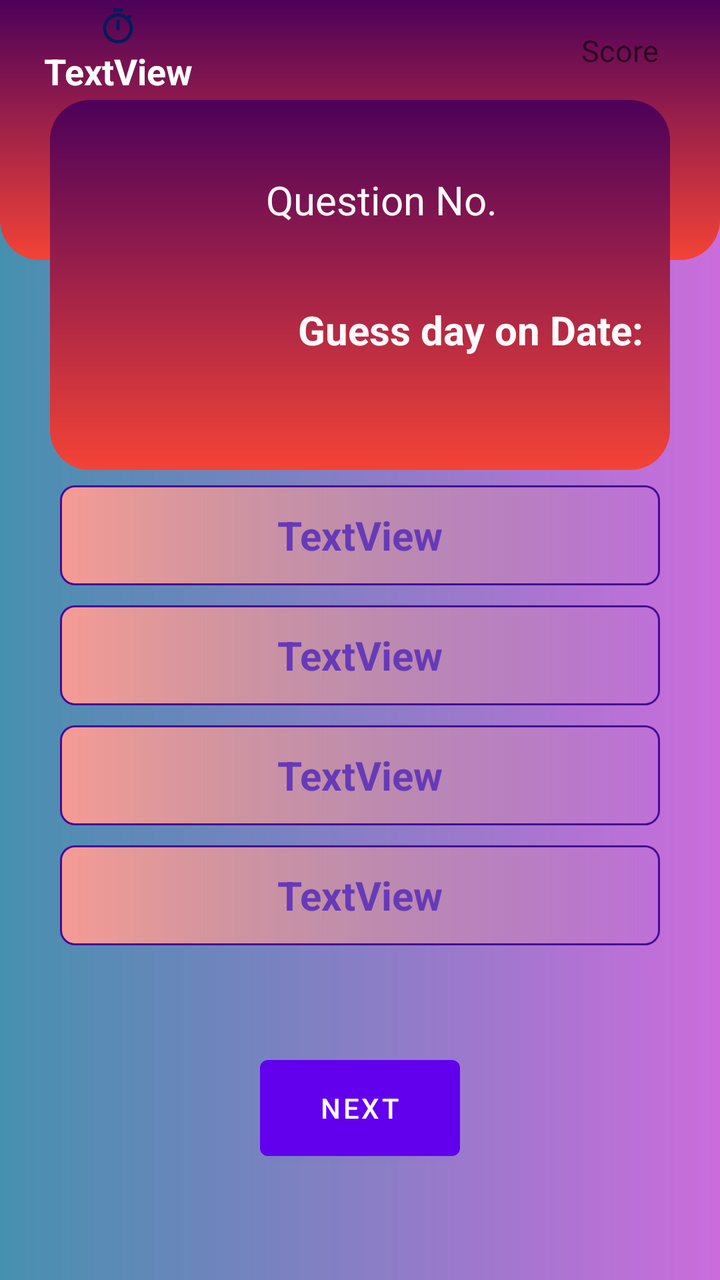
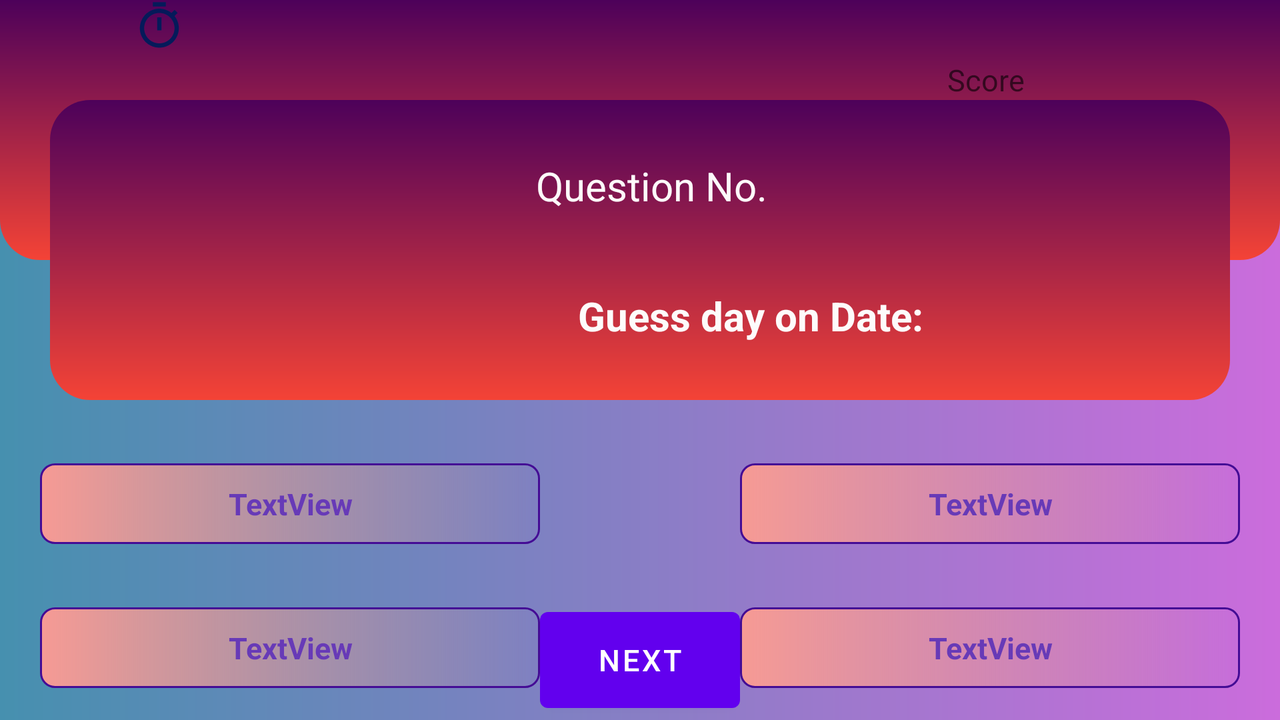

The same Android screen from two of the app's own layout files: first res/layout/ as a phone draws it, then the repository's variant for another configuration, drawn on a device whose configuration selects that folder. Both files follow.
<!-- AndroidManifest.xml: application theme Theme.Quiz_Time2 -->
<!-- res/layout/activity_quiz.xml -->
<?xml version="1.0" encoding="utf-8"?>
<androidx.constraintlayout.widget.ConstraintLayout xmlns:android="http://schemas.android.com/apk/res/android"
    xmlns:app="http://schemas.android.com/apk/res-auto"
    xmlns:tools="http://schemas.android.com/tools"
    android:layout_width="match_parent"
    android:layout_height="match_parent"
    android:background="@drawable/background53"
    tools:context=".QuizActivity">

    <TextView
        android:id="@+id/textView"
        android:layout_width="match_parent"
        android:layout_height="130dp"
        android:background="@drawable/background_bottom"
        android:text=" "
        app:layout_constraintEnd_toEndOf="parent"
        app:layout_constraintStart_toStartOf="parent"
        app:layout_constraintTop_toTopOf="parent" />

    <ImageView
        android:id="@+id/imageView"
        android:layout_width="match_parent"
        android:layout_height="185dp"
        android:layout_marginStart="25dp"
        android:layout_marginLeft="25dp"
        android:layout_marginTop="50dp"
        android:layout_marginEnd="25dp"
        android:layout_marginRight="25dp"
        app:layout_constraintEnd_toEndOf="parent"
        app:layout_constraintHorizontal_bias="0.0"
        app:layout_constraintStart_toStartOf="parent"
        app:layout_constraintTop_toTopOf="parent"
        app:srcCompat="@drawable/background52" />

    <ImageView
        android:id="@+id/imageView2"
        android:layout_width="100dp"
        android:layout_height="130dp"
        android:layout_marginEnd="230dp"
        android:layout_marginRight="230dp"
        android:layout_marginBottom="5dp"
        app:layout_constraintBottom_toBottomOf="@+id/imageView"
        app:layout_constraintEnd_toEndOf="@+id/imageView"
        app:layout_constraintHorizontal_bias="0.483"
        app:layout_constraintStart_toStartOf="@+id/imageView"
        app:layout_constraintTop_toTopOf="@+id/imageView"
        app:layout_constraintVertical_bias="0.6"
        app:srcCompat="@drawable/quiz1" />

    <TextView
        android:id="@+id/question_num"
        android:layout_width="150dp"
        android:layout_height="40dp"
        android:gravity="center"
        android:hint="Question No."
        android:textColor="#FBFAFA"
        android:textColorHint="#FDFAFA"
        android:textSize="20dp"
        app:layout_constraintBottom_toBottomOf="@+id/imageView"
        app:layout_constraintEnd_toEndOf="@+id/imageView"
        app:layout_constraintHorizontal_bias="0.0"
        app:layout_constraintStart_toEndOf="@+id/imageView2"
        app:layout_constraintTop_toTopOf="@+id/imageView"
        app:layout_constraintVertical_bias="0.208" />

    <TextView
        android:id="@+id/Question"
        android:layout_width="match_parent"
        android:layout_height="90dp"
        android:layout_marginStart="140dp"
        android:layout_marginLeft="140dp"
        android:layout_marginEnd="30dp"
        android:layout_marginRight="30dp"
        android:gravity="center"
        android:hint="Guess day on Date:"
        android:textColor="#F8F4F4"
        android:textColorHint="#FDFBFB"
        android:textSize="20dp"
        android:textStyle="bold"
        app:layout_constraintBottom_toBottomOf="@+id/imageView"
        app:layout_constraintEnd_toEndOf="@+id/imageView"
        app:layout_constraintHorizontal_bias="0.843"
        app:layout_constraintStart_toEndOf="@+id/imageView2"
        app:layout_constraintTop_toBottomOf="@+id/question_num"
        app:layout_constraintVertical_bias="0.0" />

    <LinearLayout
        android:id="@+id/linearLayout"
        android:layout_width="match_parent"
        android:layout_height="wrap_content"
        android:layout_marginStart="30dp"
        android:layout_marginLeft="30dp"
        android:layout_marginTop="60dp"
        android:layout_marginEnd="30dp"
        android:layout_marginRight="30dp"
        android:layout_marginBottom="230dp"
        android:orientation="vertical"
        app:layout_constraintBottom_toBottomOf="parent"
        app:layout_constraintEnd_toEndOf="parent"
        app:layout_constraintStart_toStartOf="parent"
        app:layout_constraintTop_toBottomOf="@+id/imageView">

        <TextView
            android:id="@+id/optionA"
            android:layout_width="match_parent"
            android:layout_height="50dp"
            android:layout_marginTop="10dp"
            android:background="@drawable/option_unselected"
            android:gravity="center"
            android:padding="10dp"
            android:text="TextView"
            android:textColor="#673AB7"
            android:textSize="20dp"
            android:textStyle="bold" />

        <TextView
            android:id="@+id/optionB"
            android:layout_width="match_parent"
            android:layout_height="50dp"
            android:layout_marginTop="10dp"
            android:background="@drawable/option_unselected"
            android:gravity="center"
            android:padding="10dp"
            android:text="TextView"
            android:textColor="#673AB7"
            android:textSize="20dp"
            android:textStyle="bold" />

        <TextView
            android:id="@+id/optionC"
            android:layout_width="match_parent"
            android:layout_height="50dp"
            android:layout_marginTop="10dp"
            android:background="@drawable/option_unselected"
            android:gravity="center"
            android:padding="10dp"
            android:text="TextView"
            android:textColor="#673AB7"
            android:textSize="20dp"
            android:textStyle="bold" />

        <TextView
            android:id="@+id/optionD"
            android:layout_width="match_parent"
            android:layout_height="50dp"
            android:layout_marginTop="10dp"
            android:background="@drawable/option_unselected"
            android:gravity="center"
            android:padding="10dp"
            android:text="TextView"
            android:textColor="#673AB7"
            android:textSize="20dp"
            android:textStyle="bold" />

    </LinearLayout>

    <Button
        android:id="@+id/next"
        android:layout_width="100dp"
        android:layout_height="60dp"
        android:onClick="onclick1"
        android:text="next"
        app:layout_constraintBottom_toBottomOf="parent"
        app:layout_constraintEnd_toEndOf="parent"
        app:layout_constraintStart_toStartOf="parent"
        app:layout_constraintTop_toBottomOf="@+id/linearLayout"
        app:layout_constraintVertical_bias="0.477" />

    <TextView
        android:id="@+id/Score"
        android:layout_width="wrap_content"
        android:layout_height="wrap_content"
        android:layout_marginStart="260dp"
        android:layout_marginLeft="260dp"
        android:hint="Score"
        android:textColor="#FBF9F9"
        android:textSize="15dp"
        app:layout_constraintBottom_toTopOf="@+id/imageView"
        app:layout_constraintEnd_toEndOf="parent"
        app:layout_constraintStart_toStartOf="parent"
        app:layout_constraintTop_toTopOf="parent" />

    <TextView
        android:id="@+id/textclock"
        android:layout_width="wrap_content"
        android:layout_height="wrap_content"
        android:drawableTop="@drawable/ic_timer55"
        android:gravity="center"
        android:text="TextView"
        android:textColor="#FFFEFE"
        android:textSize="18dp"
        android:textStyle="bold"
        app:layout_constraintBottom_toTopOf="@+id/imageView"
        app:layout_constraintEnd_toStartOf="@+id/Score"
        app:layout_constraintHorizontal_bias="0.102"
        app:layout_constraintStart_toStartOf="parent"
        app:layout_constraintTop_toTopOf="parent"
        app:layout_constraintVertical_bias="0.615" />

</androidx.constraintlayout.widget.ConstraintLayout>
<!-- resources referenced by this layout -->
<resources>
  <!-- drawable background52 (drawable) -->
  <?xml version="1.0" encoding="utf-8"?>
  <shape xmlns:android="http://schemas.android.com/apk/res/android">
  <gradient android:startColor="@color/Rage" android:endColor="@color/thor"
      android:angle="270"/>
  <corners android:radius="20dp"/>
  </shape>
  <!-- drawable background53 (drawable) -->
  <?xml version="1.0" encoding="utf-8"?>
  <shape xmlns:android="http://schemas.android.com/apk/res/android">
  <gradient android:startColor="@color/White105" android:endColor="@color/water"/>
  </shape>
  <!-- drawable background_bottom (drawable) -->
  <?xml version="1.0" encoding="utf-8"?>
  <shape xmlns:android="http://schemas.android.com/apk/res/android">
  <gradient android:startColor="@color/Rage" android:endColor="@color/thor"
      android:angle="270"/>
      <corners android:bottomLeftRadius="20dp" android:bottomRightRadius="20dp"/>
  </shape>
  <!-- drawable ic_timer55 (drawable) -->
  <vector android:height="20dp" android:tint="#051A5A"
      android:viewportHeight="24" android:viewportWidth="24"
      android:width="20dp" xmlns:android="http://schemas.android.com/apk/res/android">
      <path android:fillColor="@android:color/white" android:pathData="M15,1L9,1v2h6L15,1zM11,14h2L13,8h-2v6zM19.03,7.39l1.42,-1.42c-0.43,-0.51 -0.9,-0.99 -1.41,-1.41l-1.42,1.42C16.07,4.74 14.12,4 12,4c-4.97,0 -9,4.03 -9,9s4.02,9 9,9 9,-4.03 9,-9c0,-2.12 -0.74,-4.07 -1.97,-5.61zM12,20c-3.87,0 -7,-3.13 -7,-7s3.13,-7 7,-7 7,3.13 7,7 -3.13,7 -7,7z"/>
  </vector>
  <!-- drawable option_unselected (drawable) -->
  <?xml version="1.0" encoding="utf-8"?>
  <shape xmlns:android="http://schemas.android.com/apk/res/android">
  <gradient android:startColor="#F69A94"/>
      <stroke android:color="#440C95" android:width="1dp"/>
  
  
  
      <corners android:radius="7dp"/>
  </shape>
  <style name="Theme.Quiz_Time2" parent="Theme.MaterialComponents.DayNight.DarkActionBar">
          
          <item name="colorPrimary">@color/purple_500</item>
          <item name="colorPrimaryVariant">@color/purple_700</item>
          <item name="colorOnPrimary">@color/white</item>
          
          <item name="colorSecondary">@color/teal_200</item>
          <item name="colorSecondaryVariant">@color/teal_700</item>
          <item name="colorOnSecondary">@color/black</item>
          
          <item name="android:statusBarColor" tools:targetApi="l">?attr/colorPrimaryVariant</item>
          
      </style>
  <color name="Rage">#4D015A</color>
  <color name="thor">#F44336</color>
  <color name="White105">#4690AF</color>
  <color name="water">#CB6CDC</color>
  <color name="purple_500">#FF6200EE</color>
  <color name="purple_700">#FF3700B3</color>
  <color name="white">#FFFFFFFF</color>
  <color name="teal_200">#FF03DAC5</color>
  <color name="teal_700">#FF018786</color>
  <color name="black">#FF000000</color>
</resources>
<!-- res/layout-land/activity_quiz.xml (the repository's variant of the layout above) -->
<!-- drawn on the phone turned sideways -->
<?xml version="1.0" encoding="utf-8"?>
<androidx.constraintlayout.widget.ConstraintLayout xmlns:android="http://schemas.android.com/apk/res/android"
    xmlns:app="http://schemas.android.com/apk/res-auto"
    xmlns:tools="http://schemas.android.com/tools"
    android:layout_width="match_parent"
    android:layout_height="match_parent"
    android:background="@drawable/background53"
    tools:context=".QuizActivity">

    <TextView
        android:id="@+id/textView"
        android:layout_width="match_parent"
        android:layout_height="130dp"
        android:background="@drawable/background_bottom"
        android:text=" "
        app:layout_constraintEnd_toEndOf="parent"
        app:layout_constraintStart_toStartOf="parent"
        app:layout_constraintTop_toTopOf="parent" />

    <TextView
        android:id="@+id/textclock"
        android:layout_width="wrap_content"
        android:layout_height="wrap_content"
        android:layout_marginStart="48dp"
        android:layout_marginLeft="48dp"
        android:drawableTop="@drawable/ic_timer56"
        android:text=" "
        android:textColor="#FFFEFE"
        android:textSize="20dp"
        android:textStyle="bold"
        app:layout_constraintBottom_toBottomOf="@+id/imageView"
        app:layout_constraintEnd_toStartOf="@+id/Question"
        app:layout_constraintHorizontal_bias="0.222"
        app:layout_constraintStart_toStartOf="parent"
        app:layout_constraintTop_toTopOf="parent"
        app:layout_constraintVertical_bias="0.0" />

    <ImageView
        android:id="@+id/imageView"
        android:layout_width="match_parent"
        android:layout_height="150dp"
        android:layout_marginStart="25dp"
        android:layout_marginLeft="25dp"
        android:layout_marginTop="50dp"
        android:layout_marginEnd="25dp"
        android:layout_marginRight="25dp"
        app:layout_constraintEnd_toEndOf="parent"
        app:layout_constraintHorizontal_bias="0.0"
        app:layout_constraintStart_toStartOf="parent"
        app:layout_constraintTop_toTopOf="parent"
        app:srcCompat="@drawable/background52" />

    <ImageView
        android:id="@+id/imageView2"
        android:layout_width="100dp"
        android:layout_height="130dp"
        android:layout_marginEnd="230dp"
        android:layout_marginRight="230dp"
        android:layout_marginBottom="5dp"
        app:layout_constraintBottom_toBottomOf="@+id/imageView"
        app:layout_constraintEnd_toEndOf="@+id/imageView"
        app:layout_constraintHorizontal_bias="0.483"
        app:layout_constraintStart_toStartOf="@+id/imageView"
        app:layout_constraintTop_toTopOf="@+id/imageView"
        app:layout_constraintVertical_bias="0.6"
        app:srcCompat="@drawable/quiz1" />

    <TextView
        android:id="@+id/question_num"
        android:layout_width="150dp"
        android:layout_height="40dp"
        android:gravity="center"
        android:hint="Question No."
        android:textColor="#FBFAFA"
        android:textColorHint="#FDFAFA"
        android:textSize="20dp"
        app:layout_constraintBottom_toBottomOf="@+id/imageView"
        app:layout_constraintEnd_toEndOf="@+id/imageView"
        app:layout_constraintHorizontal_bias="0.0"
        app:layout_constraintStart_toEndOf="@+id/imageView2"
        app:layout_constraintTop_toTopOf="@+id/imageView"
        app:layout_constraintVertical_bias="0.208" />

    <TextView
        android:id="@+id/Question"
        android:layout_width="match_parent"
        android:layout_height="90dp"
        android:layout_marginStart="140dp"
        android:layout_marginLeft="140dp"
        android:layout_marginEnd="30dp"
        android:layout_marginRight="30dp"
        android:gravity="center"
        android:hint="Guess day on Date:"
        android:textColor="#F8F4F4"
        android:textColorHint="#FDFBFB"
        android:textSize="20dp"
        android:textStyle="bold"
        app:layout_constraintBottom_toBottomOf="@+id/imageView"
        app:layout_constraintEnd_toEndOf="@+id/imageView"
        app:layout_constraintHorizontal_bias="0.843"
        app:layout_constraintStart_toEndOf="@+id/imageView2"
        app:layout_constraintTop_toBottomOf="@+id/question_num"
        app:layout_constraintVertical_bias="0.0" />

    <Button
        android:id="@+id/next"
        android:layout_width="100dp"
        android:layout_height="60dp"
        android:onClick="onclick1"
        android:text="next"
        android:textSize="15dp"
        app:layout_constraintBottom_toBottomOf="parent"
        app:layout_constraintEnd_toEndOf="parent"
        app:layout_constraintStart_toStartOf="parent" />

    <TextView
        android:id="@+id/Score"
        android:layout_width="wrap_content"
        android:layout_height="wrap_content"
        android:layout_marginStart="260dp"
        android:layout_marginLeft="260dp"
        android:hint="Score"
        android:textColor="#FBF9F9"
        android:textSize="15dp"
        app:layout_constraintBottom_toTopOf="@+id/imageView"
        app:layout_constraintEnd_toEndOf="parent"
        app:layout_constraintHorizontal_bias="0.626"
        app:layout_constraintStart_toStartOf="parent"
        app:layout_constraintTop_toTopOf="parent"
        app:layout_constraintVertical_bias="1.0" />

    <TextView
        android:id="@+id/optionA"
        android:layout_width="250dp"
        android:layout_height="wrap_content"
        android:layout_marginStart="20dp"
        android:layout_marginLeft="20dp"
        android:layout_marginBottom="16dp"
        android:background="@drawable/option_unselected"
        android:gravity="center"
        android:padding="10dp"
        android:text="TextView"
        android:textColor="#673AB7"
        android:textSize="15dp"
        android:textStyle="bold"
        app:layout_constraintBottom_toBottomOf="parent"
        app:layout_constraintStart_toStartOf="parent" />

    <TextView
        android:id="@+id/optionB"
        android:layout_width="250dp"
        android:layout_height="wrap_content"
        android:layout_marginEnd="20dp"
        android:layout_marginRight="20dp"
        android:layout_marginBottom="16dp"
        android:background="@drawable/option_unselected"
        android:gravity="center"
        android:padding="10dp"
        android:text="TextView"
        android:textColor="#673AB7"
        android:textSize="15dp"
        android:textStyle="bold"
        app:layout_constraintBottom_toBottomOf="parent"
        app:layout_constraintEnd_toEndOf="parent" />

    <TextView
        android:id="@+id/optionD"
        android:layout_width="250dp"
        android:layout_height="wrap_content"
        android:layout_marginStart="20dp"
        android:layout_marginLeft="20dp"
        android:background="@drawable/option_unselected"
        android:gravity="center"
        android:padding="10dp"
        android:text="TextView"
        android:textColor="#673AB7"
        android:textSize="15dp"
        android:textStyle="bold"
        app:layout_constraintBottom_toTopOf="@+id/optionA"
        app:layout_constraintStart_toStartOf="parent"
        app:layout_constraintTop_toBottomOf="@+id/imageView" />

    <TextView
        android:id="@+id/optionC"
        android:layout_width="250dp"
        android:layout_height="wrap_content"
        android:layout_marginEnd="20dp"
        android:layout_marginRight="20dp"
        android:background="@drawable/option_unselected"
        android:gravity="center"
        android:padding="10dp"
        android:text="TextView"
        android:textColor="#673AB7"
        android:textSize="15dp"
        android:textStyle="bold"
        app:layout_constraintBottom_toTopOf="@+id/optionB"
        app:layout_constraintEnd_toEndOf="parent"
        app:layout_constraintTop_toBottomOf="@+id/imageView" />

</androidx.constraintlayout.widget.ConstraintLayout>
<!-- resources referenced by the variant -->
<!-- as the phone turned sideways resolves them -->
<resources>
  <!-- drawable background52 (drawable) -->
  <?xml version="1.0" encoding="utf-8"?>
  <shape xmlns:android="http://schemas.android.com/apk/res/android">
  <gradient android:startColor="@color/Rage" android:endColor="@color/thor"
      android:angle="270"/>
  <corners android:radius="20dp"/>
  </shape>
  <!-- drawable background53 (drawable) -->
  <?xml version="1.0" encoding="utf-8"?>
  <shape xmlns:android="http://schemas.android.com/apk/res/android">
  <gradient android:startColor="@color/White105" android:endColor="@color/water"/>
  </shape>
  <!-- drawable background_bottom (drawable) -->
  <?xml version="1.0" encoding="utf-8"?>
  <shape xmlns:android="http://schemas.android.com/apk/res/android">
  <gradient android:startColor="@color/Rage" android:endColor="@color/thor"
      android:angle="270"/>
      <corners android:bottomLeftRadius="20dp" android:bottomRightRadius="20dp"/>
  </shape>
  <!-- drawable ic_timer56 (drawable) -->
  <vector android:height="26dp" android:tint="#051A5A"
      android:viewportHeight="24" android:viewportWidth="24"
      android:width="26dp" xmlns:android="http://schemas.android.com/apk/res/android">
      <path android:fillColor="@android:color/white" android:pathData="M15,1L9,1v2h6L15,1zM11,14h2L13,8h-2v6zM19.03,7.39l1.42,-1.42c-0.43,-0.51 -0.9,-0.99 -1.41,-1.41l-1.42,1.42C16.07,4.74 14.12,4 12,4c-4.97,0 -9,4.03 -9,9s4.02,9 9,9 9,-4.03 9,-9c0,-2.12 -0.74,-4.07 -1.97,-5.61zM12,20c-3.87,0 -7,-3.13 -7,-7s3.13,-7 7,-7 7,3.13 7,7 -3.13,7 -7,7z"/>
  </vector>
  <!-- drawable option_unselected (drawable) -->
  <?xml version="1.0" encoding="utf-8"?>
  <shape xmlns:android="http://schemas.android.com/apk/res/android">
  <gradient android:startColor="#F69A94"/>
      <stroke android:color="#440C95" android:width="1dp"/>
  
  
  
      <corners android:radius="7dp"/>
  </shape>
  <style name="Theme.Quiz_Time2" parent="Theme.MaterialComponents.DayNight.DarkActionBar">
          
          <item name="colorPrimary">@color/purple_500</item>
          <item name="colorPrimaryVariant">@color/purple_700</item>
          <item name="colorOnPrimary">@color/white</item>
          
          <item name="colorSecondary">@color/teal_200</item>
          <item name="colorSecondaryVariant">@color/teal_700</item>
          <item name="colorOnSecondary">@color/black</item>
          
          <item name="android:statusBarColor" tools:targetApi="l">?attr/colorPrimaryVariant</item>
          
      </style>
  <color name="Rage">#4D015A</color>
  <color name="thor">#F44336</color>
  <color name="White105">#4690AF</color>
  <color name="water">#CB6CDC</color>
  <color name="purple_500">#FF6200EE</color>
  <color name="purple_700">#FF3700B3</color>
  <color name="white">#FFFFFFFF</color>
  <color name="teal_200">#FF03DAC5</color>
  <color name="teal_700">#FF018786</color>
  <color name="black">#FF000000</color>
</resources>
